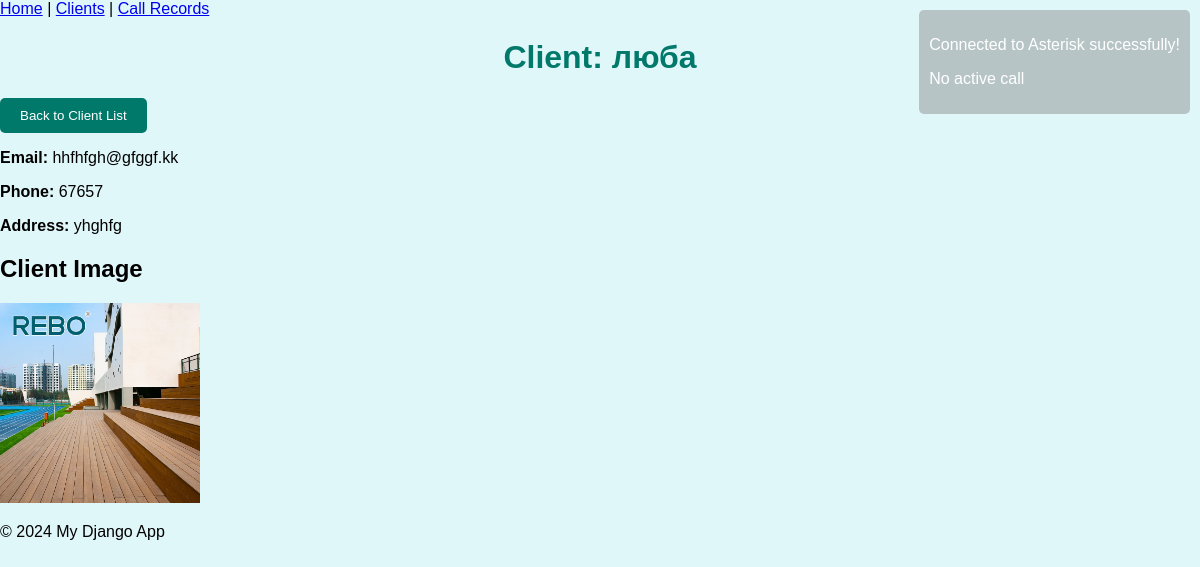
/client/1/, run on the app's committed database.
### configurations/models.py (models this page shows, shortened)
class Client(models.Model):
    name = models.CharField(max_length=55)
    contact_info = models.OneToOneField(ContactInfo, on_delete=models.CASCADE, null=True, blank=True)
    image = models.ImageField(upload_to='client_images/', blank=True, null=True)
    is_active = models.BooleanField(default=True)
    created_at = models.DateTimeField(default=timezone.now)
    updated_at = models.DateTimeField(auto_now=True)

class ContactInfo(models.Model):
    phone = models.CharField(max_length=20, blank=True, null=True)
    email = models.EmailField(unique=True, blank=True, null=True)
    address = models.CharField(max_length=255, blank=True, null=True)

### configurations/views.py (the view)
# urls.py: path('client/<int:pk>/', client_detail, name='client_detail'),
def client_detail(request, pk):
    is_connected = get_asterisk_connection_status()
    is_active_call = get_active_calls()
    clients = Client.objects.all()
    client = get_object_or_404(Client, pk=pk)
    context = {
        'is_connected': is_connected,
        'is_active_call': is_active_call,
        'clients': clients,
        'client': client,
    }
    return render(request, 'configurations/client_detail.html', context)

### configurations/scripts/active_calls.py (called while the page is built)
    def _execute_command(self, command):
        try:
            client = paramiko.SSHClient()
            client.set_missing_host_key_policy(paramiko.AutoAddPolicy())
            client.connect(self.host, port=self.port, username=self.username, password=self.password)
            stdin, stdout, stderr = client.exec_command(command)
            output = stdout.read().decode()
            error = stderr.read().decode()
            client.close()
            if error:
                print(f"Ошибка выполнения команды: {error}")
            return output
        except Exception as e:
            print(f"Ошибка подключения: {e}")
            return None

    def check_active_calls(self):
        command = "asterisk -rx 'core show calls'"
        result = self._execute_command(command)
        num_of_calls=0
        if result:
            for line in result.splitlines():
                if "active call" in line:
                    print(line)
                    num_of_calls+=1
                    if "0 active calls" in line:
                        num_of_calls=0
                    return num_of_calls
                    break  # Можно остановиться, как только нашли нужную строку
        else:
            print("Не удалось получить информацию о звонках.")

### configurations/scripts/asterisk_connection.py (called while the page is built, shortened)
    def connect(self):
        try:
            self.client = paramiko.SSHClient()
            self.client.set_missing_host_key_policy(paramiko.AutoAddPolicy())
            self.client.connect(self.host, port=self.port, username=self.username, password=self.password)
            print("SSH connection to Asterisk server successful!")
        except Exception as e:
            print(f"Error connecting to Asterisk: {e}")
            self.client = None

    def check_connection(self):
        return False

    def close_connection(self):
        if self.client:
            self.client.close()
            print("Disconnected from Asterisk.")

### configurations/views.py (called while the page is built)
def get_active_calls():
    is_active_call = AsteriskCalls()
    return is_active_call.check_active_calls()

def get_asterisk_connection_status():
    asterisk_conn = AsteriskConnection(host, port, username, password)
    asterisk_conn.connect()
    is_connected = asterisk_conn.check_connection()
    print("is connected")
    asterisk_conn.close_connection()
    return is_connected

### configurations/templates/configurations/client_detail.html (shortened to what this page needs)
{% extends 'base.html' %}
{% load static %}
        {% block content %}
        <h1>Client: {{ client.name }}</h1>
        <button onclick="window.location.href='{% url 'client_list' %}'">Back to Client List</button>
        <p><strong>Email:</strong> {{ client.contact_info.email }}</p>
        <p><strong>Phone:</strong> {{ client.contact_info.phone }}</p>
        <p><strong>Address:</strong> {{ client.contact_info.address }}</p>
        {% if client.image %}
            <div class="client-image-container">
                <h2>Client Image</h2>
        <img src="{{ client.image.url }}" alt="{{ client.name }}" class="client-image" width="200">
            </div>
        {% else %}
        <p>No image available</p>
        {% endif %}
        {% endblock %}

### static/css/styles.css (style rules this page uses)
body { font-family: Arial, sans-serif; margin: 0; padding: 0; background-color: #e0f7fa; }
h1 { color: #00796b; text-align: center; }
button { background-color: #00796b; color: white; border: none; padding: 10px 20px; border-radius: 5px; cursor: pointer; }

### data on the page
Client: name "люба", contact_info.email "hhfhfgh@gfggf.kk", contact_info.phone "67657", contact_info.address "yhghfg", image (picture)
